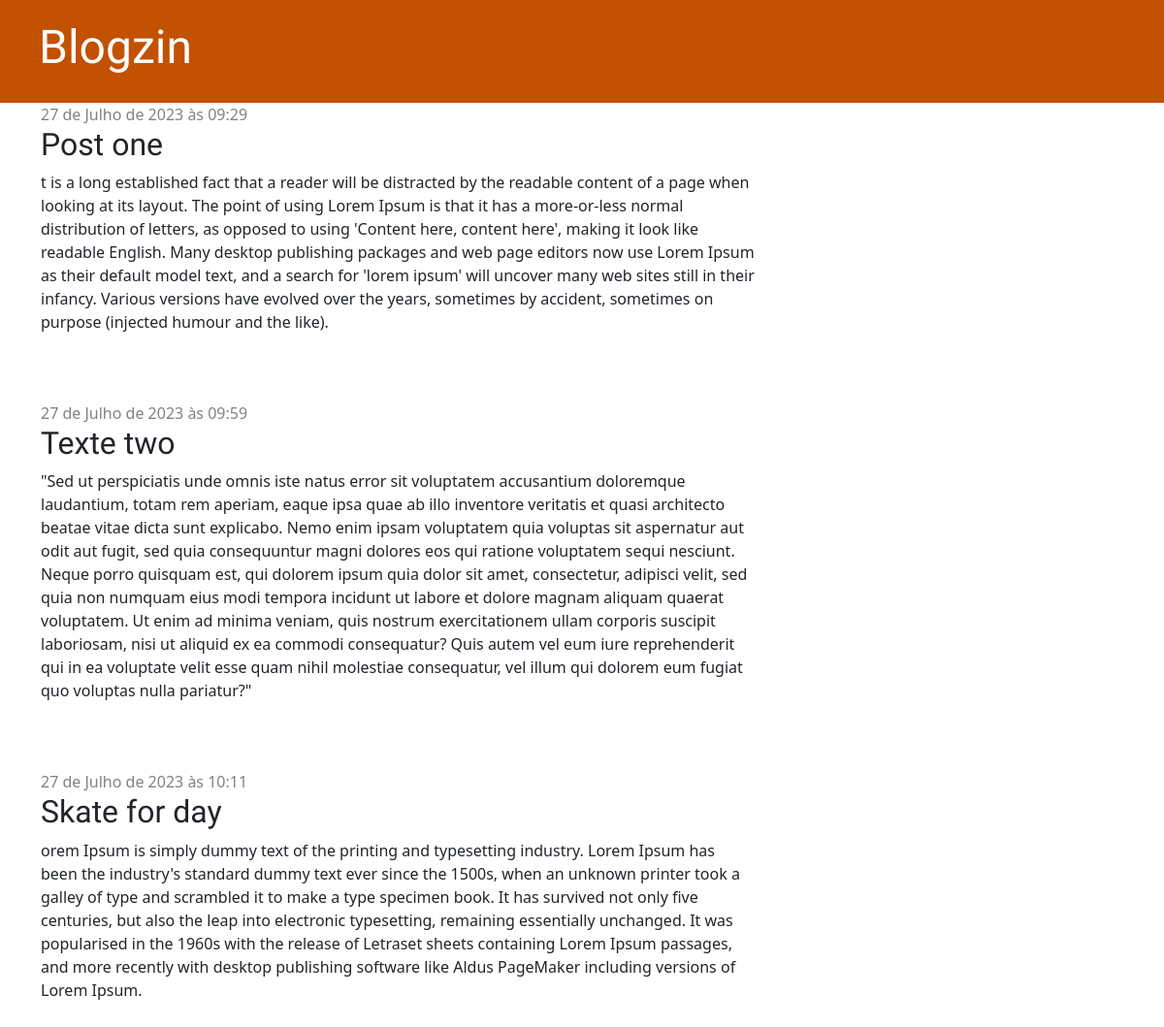
The app's page /, older data.
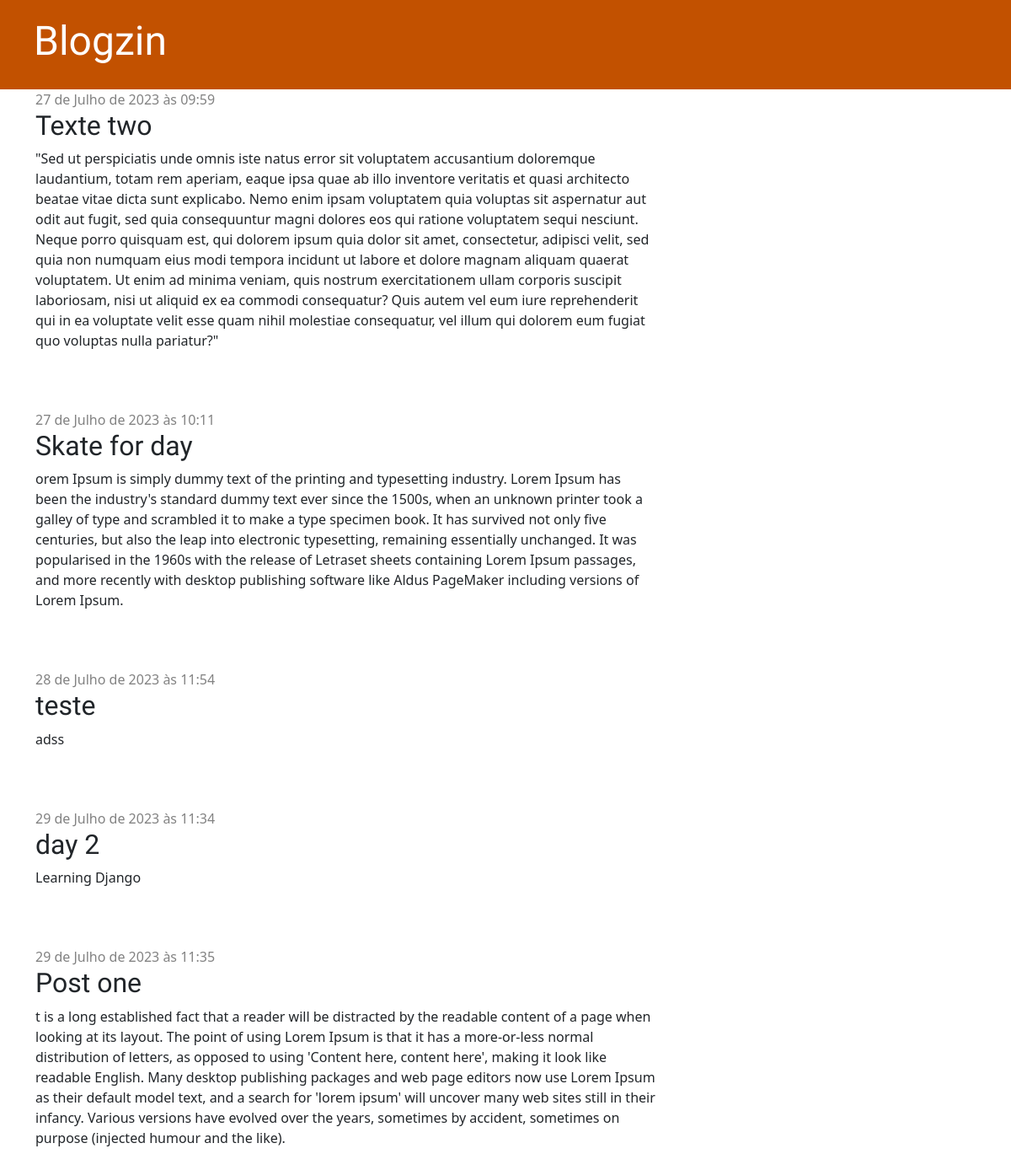
The same page, newer data.
### blog/models.py (models this page shows, shortened)
class Post(models.Model):
    author = models.ForeignKey(settings.AUTH_USER_MODEL, on_delete=models.CASCADE)
    title = models.CharField(max_length=200)
    text = models.TextField()
    created_date = models.DateTimeField(default=timezone.now)
    published_date = models.DateTimeField(blank=True, null=True)

### blog/views.py (the view)
# urls.py: path('', views.post_list, name='post_list'),
def post_list(request):
    posts = Post.objects.filter(published_date__lte=timezone.now()).order_by('published_date')
    return render(request, 'blog/post_list.html', {'posts': posts})

### blog/templates/blog/post_list.html
{% extends 'blog/base.html' %}
{% block content %}
    {% for post in posts %}
        <div class="post">
            <div class="date">
                {{ post.published_date }}
            </div>
            <h2><a>{{ post.title }}</a></h2>
            <p>{{ post.text|linebreaksbr }}</p>
        </div>
    {% endfor %}
{% endblock %}

Row changes from the older to the newer data that the page shows:
added Post: published_date "28 de Julho de 2023 às 11:54", title "teste", text "adss"
now on this page (row edited): Post: published_date "29 de Julho de 2023 às 11:34", title "day 2", text "Learning Django"
changed Post "Post one": published_date "27 de Julho de 2023 às 09:29" → "29 de Julho de 2023 às 11:35"; moves down the list
